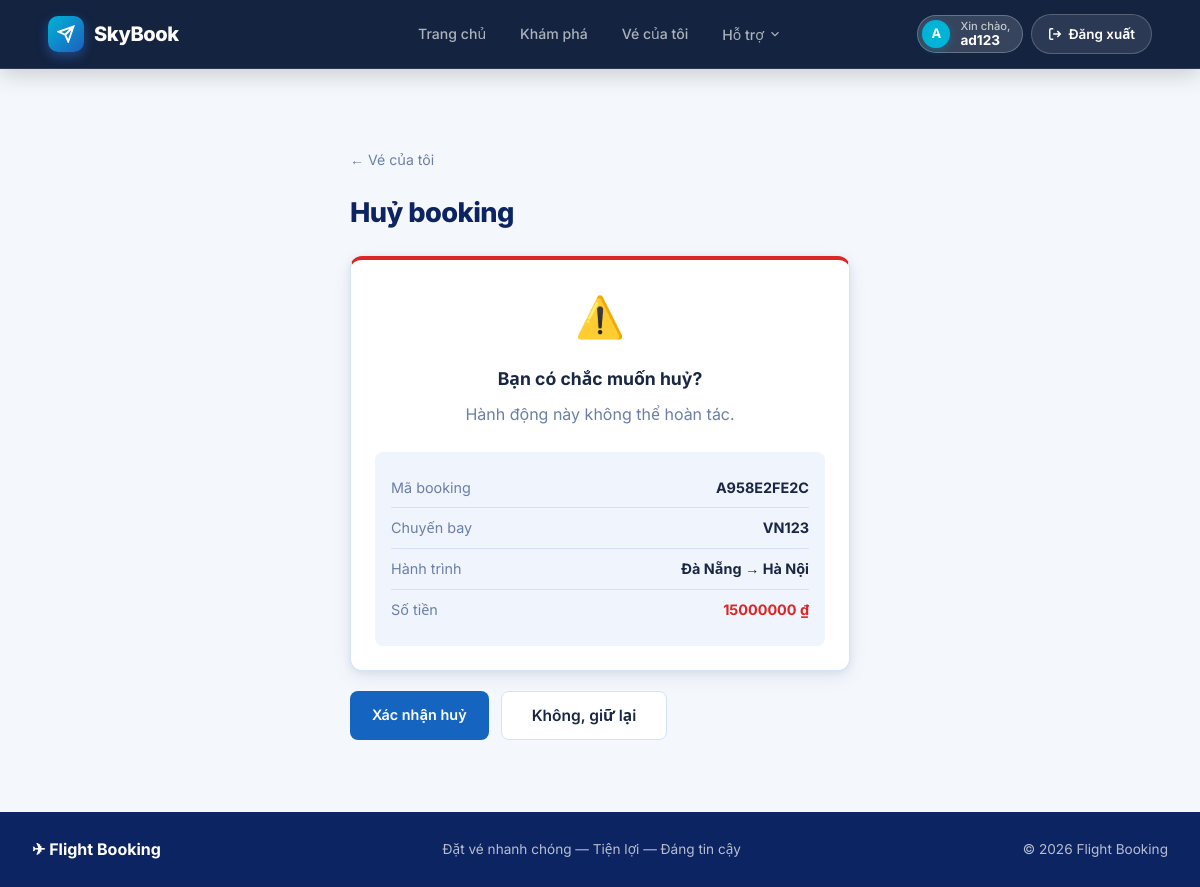
/bookings/cancel/19/ (signed in), run on the app's committed database.
### bookings/models.py (models this page shows, shortened)
class Booking(models.Model):
    STATUS_CHOICES = [
        ("pending", "Pending"),
        ("paid", "Paid"),
        ("cancelled", "Cancelled"),
    ]
    user = models.ForeignKey(User, on_delete=models.CASCADE, related_name="bookings", db_index=True, verbose_name="User")
    flight = models.ForeignKey(Flight, on_delete=models.SET_NULL, null=True, blank=True, related_name="outbound_bookings", verbose_name="Outbound Flight")
    return_flight = models.ForeignKey(Flight, on_delete=models.SET_NULL, null=True, blank=True, related_name="return_bookings", verbose_name="Return Flight")
    booking_code = models.CharField(max_length=20, unique=True, verbose_name="Booking Code")
    booking_date = models.DateTimeField(auto_now_add=True, verbose_name="Booking Date")
    total_price = models.DecimalField(max_digits=12, decimal_places=2, verbose_name="Total Price")
    status = models.CharField(max_length=20, choices=STATUS_CHOICES, default="pending", verbose_name="Status")
    class Meta:
        verbose_name = "Booking"
        verbose_name_plural = "Bookings"

### flights/models.py (models this page shows, shortened)
class Flight(models.Model):
    STATUS_CHOICES = [
        ("scheduled", "Scheduled"),
        ("boarding", "Boarding"),
        ("departed", "Departed"),
        ("completed", "Completed"),
        ("cancelled", "Cancelled"),
    ]
    flight_number = models.CharField(max_length=20, verbose_name="Flight Number")
    airline = models.ForeignKey(Airline, on_delete=models.CASCADE, related_name="flights", verbose_name="Airline")
    aircraft = models.ForeignKey(Aircraft, on_delete=models.CASCADE, related_name="flights", verbose_name="Aircraft")
    departure_airport = models.ForeignKey(Airport, on_delete=models.CASCADE, related_name="departures", verbose_name="Departure Airport")
    arrival_airport = models.ForeignKey(Airport, on_delete=models.CASCADE, related_name="arrivals", verbose_name="Arrival Airport")
    departure_time = models.DateTimeField(db_index=True, verbose_name="Departure Time")
    arrival_time = models.DateTimeField(verbose_name="Arrival Time")
    price = models.DecimalField(max_digits=12, decimal_places=2, verbose_name="Base Price")
    status = models.CharField(max_length=20, choices=STATUS_CHOICES, default="scheduled", db_index=True, verbose_name="Status")
    class Meta:
        verbose_name = "Flight"
        verbose_name_plural = "Flights"

class Airport(models.Model):
    name = models.CharField(max_length=150, verbose_name="Airport Name")
    code = models.CharField(max_length=10, unique=True, verbose_name="Airport Code")
    city = models.CharField(max_length=100, verbose_name="City")
    class Meta:
        verbose_name = "Airport"
        verbose_name_plural = "Airports"

### bookings/views.py (the view, shortened to what this page needs)
@login_required
def cancel_booking(request, booking_id):
    booking = get_object_or_404(Booking, id=booking_id, user=request.user)
    return render(request, "bookings/cancel_confirm.html", {"booking": booking})

### templates/bookings/cancel_confirm.html (shortened to what this page needs)
{% extends "base.html" %}
{% block content %}
<div style="max-width:500px;margin:0 auto;">
  <a href="{% url 'my_bookings' %}" class="back-link">← Vé của tôi</a>
  <h1>Huỷ booking</h1>
  <div class="card" style="border-top:4px solid #dc2626;margin:20px 0;">
    <div style="text-align:center;font-size:2.5rem;margin-bottom:14px;">⚠️</div>
    <h2 style="text-align:center;margin-bottom:8px;">Bạn có chắc muốn huỷ?</h2>
    <p style="text-align:center;color:var(--muted);margin-bottom:24px;">Hành động này không thể hoàn tác.</p>
    <div style="background:var(--bg);border-radius:var(--radius-sm);padding:16px;">
      <div style="display:flex;justify-content:space-between;padding:8px 0;border-bottom:1px solid var(--border);font-size:.9rem;"><span style="color:var(--muted);">Mã booking</span><strong>{{ booking.booking_code }}</strong></div>
      {% if booking.flight %}
      <div style="display:flex;justify-content:space-between;padding:8px 0;border-bottom:1px solid var(--border);font-size:.9rem;"><span style="color:var(--muted);">Chuyến bay</span><strong>{{ booking.flight.flight_number }}</strong></div>
      <div style="display:flex;justify-content:space-between;padding:8px 0;border-bottom:1px solid var(--border);font-size:.9rem;"><span style="color:var(--muted);">Hành trình</span><strong>{{ booking.flight.departure_airport.city }} → {{ booking.flight.arrival_airport.city }}</strong></div>
      {% endif %}
      <div style="display:flex;justify-content:space-between;padding:8px 0;font-size:.9rem;"><span style="color:var(--muted);">Số tiền</span><strong style="color:#dc2626;">{{ booking.total_price|floatformat:0 }} ₫</strong></div>
    </div>
  </div>
  <form method="POST" style="flex-direction:row;gap:12px;background:none;border:none;box-shadow:none;padding:0;max-width:100%;">
    <button type="submit" class="btn btn-danger btn-lg">Xác nhận huỷ</button>
    <a href="{% url 'my_bookings' %}" class="btn btn-secondary btn-lg">Không, giữ lại</a>
  </form>
</div>
{% endblock %}

### templates/partials/navbar.html (shortened to what this page needs)
{% load static %}
<header class="navbar-glass" id="main-nav">
  <div class="navbar-inner">
    <a href="{% url 'home' %}" class="navbar-brand">
      <div class="brand-icon" style="background: linear-gradient(135deg, #00B4D8, #1E5FBE);">
        <svg width="18" height="18" viewBox="0 0 24 24" fill="none" stroke="currentColor" stroke-width="2.5">
          <path d="M22 2L11 13M22 2l-7 20-4-9-9-4 20-7z"/>
        </svg>
      </div>
      <span style="font-weight: 800;">SkyBook</span>
    </a>
    <nav class="nav-links">
      <a href="{% url 'home' %}" class="nav-link {% if request.resolver_match.url_name == 'home' %}nav-link--active{% endif %}">Trang chủ</a>
      <a href="{% url 'recommendations' %}" class="nav-link {% if request.resolver_match.url_name == 'recommendations' %}nav-link--active{% endif %}">Khám phá</a>
      {% if user.is_authenticated %}
        <a href="{% url 'my_bookings' %}" class="nav-link {% if request.resolver_match.url_name == 'my_bookings' %}nav-link--active{% endif %}">Vé của tôi</a>
      {% endif %}
      <div class="nav-dropdown" style="position: relative; display: inline-block;">
        <button class="nav-link dropdown-toggle" style="background: transparent; border: none; cursor: pointer; outline: none; font-family: inherit; display: flex; align-items: center; gap: 4px;">
          Hỗ trợ
          <svg width="14" height="14" viewBox="0 0 24 24" fill="none" stroke="currentColor" stroke-width="2"><polyline points="6 9 12 15 18 9"></polyline></svg>
        </button>
      </div>
    </nav>
    <div class="nav-actions">
      {% if user.is_authenticated %}
        <div class="nav-user-pill" style="background: rgba(255,255,255,0.15); border: 1px solid rgba(255,255,255,0.25); border-radius: 99px; padding: 4px 16px 4px 6px; display: flex; align-items: center; gap: 10px;">
          <div class="nav-avatar" style="background: #00B4D8; width: 32px; height: 32px; border-radius: 50%; display: flex; align-items: center; justify-content: center; font-weight: bold; color: white; box-shadow: 0 2px 8px rgba(0,180,216,0.3);">{{ user.username|slice:":1"|upper }}</div>
          <div class="nav-user-info" style="display: flex; flex-direction: column; line-height: 1.1;">
            <span class="nav-user-greeting" style="font-size: 0.7rem; color: rgba(255,255,255,0.7);">Xin chào,</span>
            <span class="nav-username" style="font-size: 0.85rem; font-weight: 700; color: white;">{{ user.username }}</span>
          </div>
        </div>
        <a href="{% url 'logout' %}" class="btn-nav-logout" title="Đăng xuất" style="background: rgba(255,255,255,0.1); color: #fff; border: 1px solid rgba(255,255,255,0.2); padding: 8px 16px; border-radius: 99px; display: flex; align-items: center; gap: 6px; font-weight: 600; text-decoration: none; transition: 0.2s;">
          <svg width="14" height="14" viewBox="0 0 24 24" fill="none" stroke="currentColor" stroke-width="2.5">
            <path d="M9 21H5a2 2 0 0 1-2-2V5a2 2 0 0 1 2-2h4M16 17l5-5-5-5M21 12H9"/>
          </svg>
          Đăng xuất
        </a>
      {% endif %}
    </div>
  </div>
</header>

### templates/partials/navbar.html (style rules this page uses)
header.navbar-glass { position: fixed !important; top: 0; left: 0; right: 0; width: 100%; z-index: 1000; transition: all 0.3s ease; background: rgba(15, 31, 61, 0.98) !important; backdrop-filter: blur(16px) !important; -webkit-backdrop-filter: blur(16px) !important; border-bottom: 1px solid rgba(255, 255, 255, 0.1) !important; box-shadow: 0 4px 24px rgba(0, 0, 0, 0.2) !important; }

### data on the page
Booking: booking_code "A958E2FE2C", flight.flight_number "VN123", flight.departure_airport.city "Đà Nẵng", flight.arrival_airport.city "Hà Nội", total_price "15000000"

### other printed values
{{ user.username|slice:":1"|upper }} "A"
{{ user.username }} "ad123"
